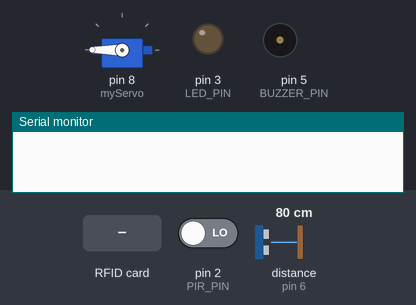
A sketch run on a simulated Arduino Uno, built with avr-gcc and run on an emulated ATmega328P. Shown: servo, output pins drawn as LEDs (lit = HIGH), buzzer (waves = sounding, pin HIGH), the last lines printed to the serial monitor. Wiring (inferred from the names in the program): ultrasonic range finder: trigger pin 7; echo pin 6. The test bench sets the inputs (shaded band); at power-on: distance to the obstacle (sensor on pin 6) 80 cm, pin 2 (PIR_PIN) LOW. The echo pulse lasts 58.3 µs per cm; pins used as bus, display or sensor lines are not drawn.

Above: at 1.2 s.
1.3 s: distance to the obstacle (sensor on pin 6) set to 7 cm
2.8 s: distance to the obstacle (sensor on pin 6) set to 4 cm
At 3.2 s:
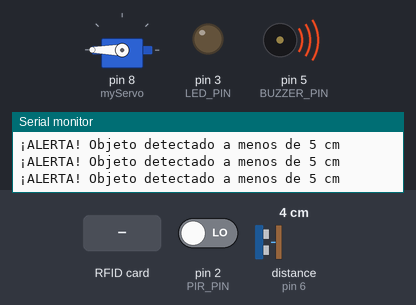
4.3 s: pin 2 (PIR_PIN) driven HIGH
At 4.9 s:
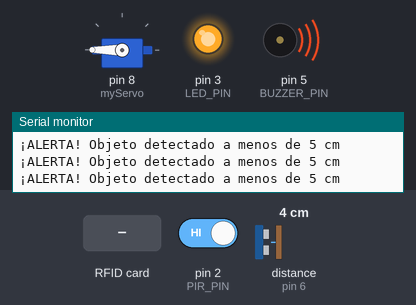
5.9 s: RFID card 5E 7A 19 C4 held to the reader
At 6.7 s:
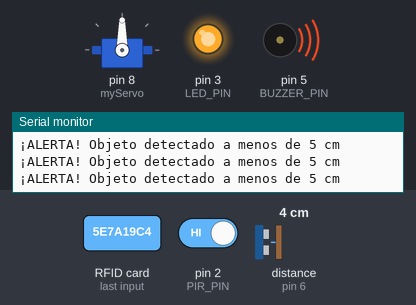
Timing chart, 0 to 17.5 s (numbered marks = the images above; inputs shaded):
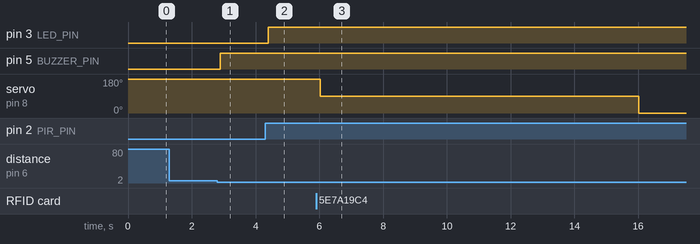

The sketch:

proyect.ino
```cpp
#include <Servo.h>
#include <MFRC522.h>

#define SS_PIN 10
#define RST_PIN 9
MFRC522 mfrc522(SS_PIN, RST_PIN); // Instancia del lector RFID

#define CNY_PIN A0
#define ULTRASONIC_TRIGGER_PIN 7
#define ULTRASONIC_ECHO_PIN 6
#define PIR_PIN 2
#define LED_PIN 3

#define BUZZER_PIN 5

Servo myServo; // Instancia del servo

int movementCount = 0;

void setup() {
  Serial.begin(9600);
  SPI.begin(); // Inicia la comunicación SPI
  mfrc522.PCD_Init(); // Inicializa el lector RFID

  pinMode(CNY_PIN, INPUT);
  pinMode(ULTRASONIC_TRIGGER_PIN, OUTPUT);
  pinMode(ULTRASONIC_ECHO_PIN, INPUT);
  pinMode(PIR_PIN, INPUT);
  pinMode(LED_PIN, OUTPUT);
  pinMode(BUZZER_PIN, OUTPUT);

  myServo.attach(8); // Pin del servo
  myServo.write(180); // Mueve el servo a 0 grados al inicio
}

void loop() {
  // Verifica si se detecta una etiqueta RFID
  if (mfrc522.PICC_IsNewCardPresent() && mfrc522.PICC_ReadCardSerial()) {
    // Mueve el servo a 90 grados
    myServo.write(90);
    delay(10000);
    myServo.write(0); // Vuelve a la posición inicial
    mfrc522.PICC_HaltA(); // Detiene la comunicación con la tarjeta RFID
  }

  // Verifica la distancia detectada por el sensor ultrasónico
  long duration, distance;
  digitalWrite(ULTRASONIC_TRIGGER_PIN, LOW);
  delayMicroseconds(2);
  digitalWrite(ULTRASONIC_TRIGGER_PIN, HIGH);
  delayMicroseconds(10);
  digitalWrite(ULTRASONIC_TRIGGER_PIN, LOW);
  duration = pulseIn(ULTRASONIC_ECHO_PIN, HIGH);
  distance = duration * 0.034 / 2;

  // Activa la alarma si algo está a menos de 5 cm
  if (distance < 5) {
    Serial.println("¡ALERTA! Objeto detectado a menos de 5 cm");
    activateBuzzer(); // Activa el zumbador como alarma
  } else {
    deactivateBuzzer(); // Desactiva el zumbador si no hay objeto cercano
  }

  if (digitalRead(PIR_PIN) == HIGH) {
    digitalWrite(LED_PIN, HIGH);
  } else {
    digitalWrite(LED_PIN, LOW);
  }

  delay(100); // Pequeña pausa entre iteraciones
}

void activateBuzzer() {
  digitalWrite(BUZZER_PIN, HIGH); // Enciende el zumbador
}

void deactivateBuzzer() {
  digitalWrite(BUZZER_PIN, LOW); // Apaga el zumbador
}
```

Measured:
- the behaviour switches between 6 and 5 cm on distance to the obstacle (sensor on pin 6) (found by bisection; images 0 and 1)
- after the input at 1.3 s, every drawn part: stays the same
- after the input at 2.8 s, pin 5 (BUZZER_PIN): LOW → HIGH after 0.09 s
- after the input at 4.3 s, pin 3 (LED_PIN): LOW → HIGH after 0.10 s
- after the input at 5.9 s, servo on pin 8 (myServo): 180° → 90° after 0.12 s, → 0° 10.0 s later
